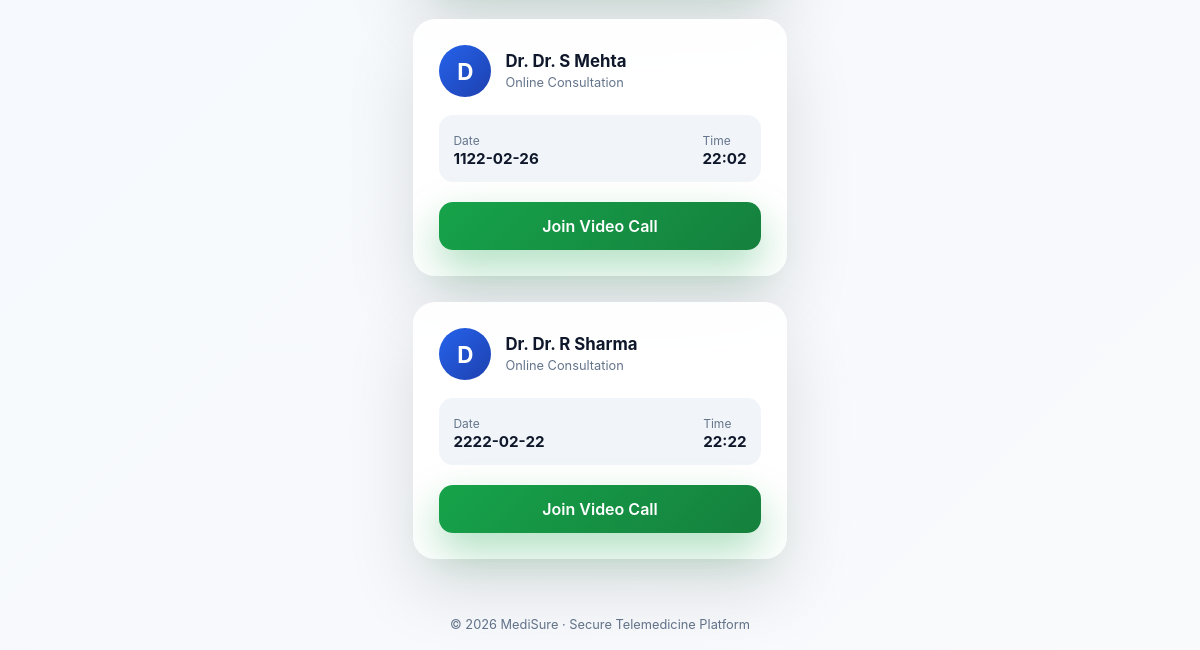
Before: /my-appointments (signed in, lower part) with the older database file.
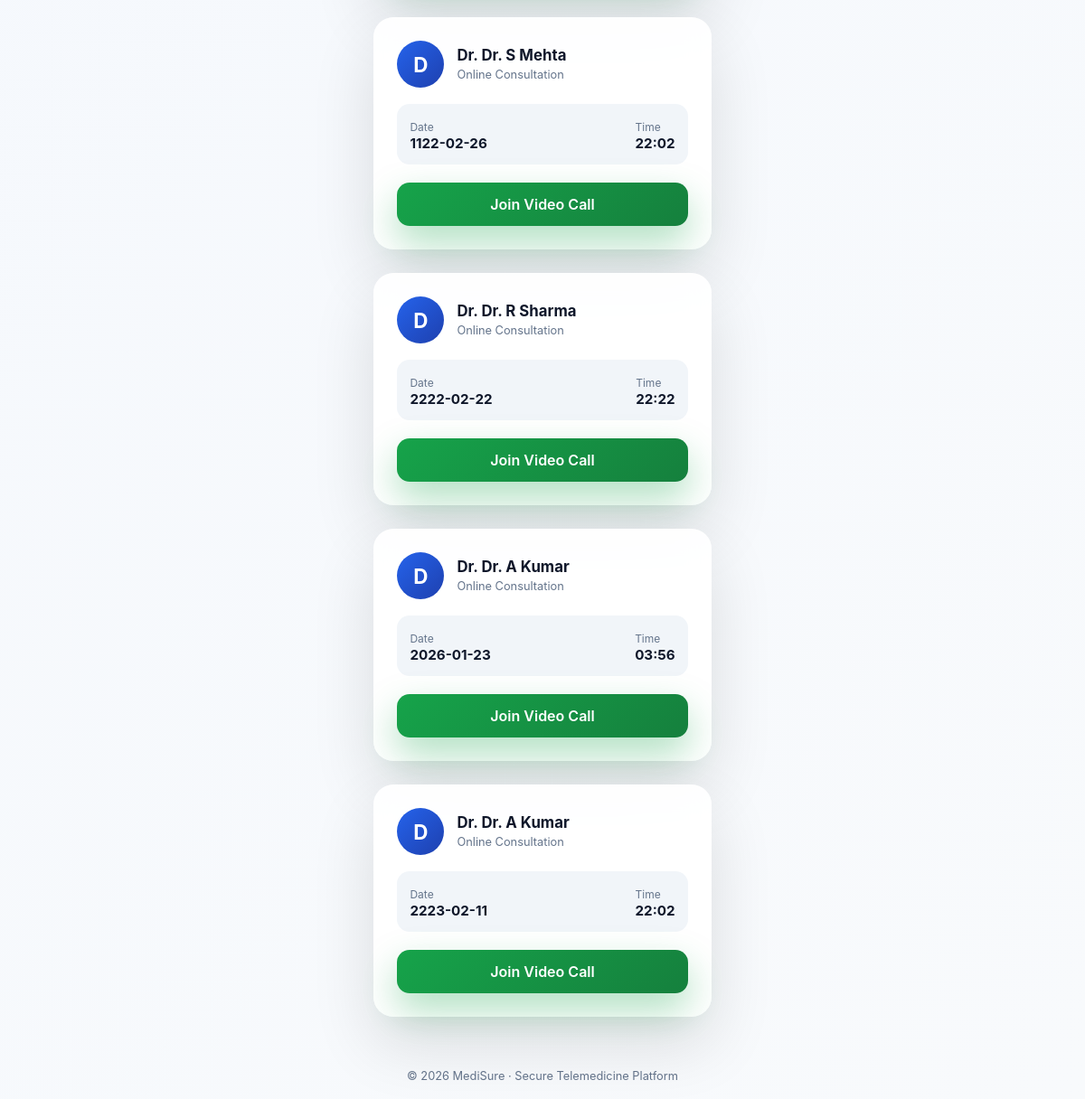
After: the same page with the newer database file.
### tables this page shows
CREATE TABLE appointments (
    id INTEGER PRIMARY KEY AUTOINCREMENT,
    user_id INTEGER NOT NULL,
    doctor_id INTEGER NOT NULL,
    appointment_date TEXT NOT NULL,
    appointment_time TEXT NOT NULL,
    status TEXT DEFAULT 'Booked'
, zoom_link TEXT);

CREATE TABLE doctors (
    id INTEGER PRIMARY KEY AUTOINCREMENT,
    name TEXT NOT NULL,
    specialization TEXT NOT NULL,
    email TEXT NOT NULL
);

### app.py (the view)
@app.route("/my-appointments")
def my_appointments():
    if "user_id" not in session:
        return redirect("/login")
    conn = sqlite3.connect("database.db")
    cur = conn.cursor()
    cur.execute("""
        SELECT
            d.name,
            a.appointment_date,
            a.appointment_time,
            a.zoom_link
        FROM appointments a
        JOIN doctors d ON a.doctor_id = d.id
        WHERE a.user_id = ?
    """, (session["user_id"],))
    appointments = cur.fetchall()
    conn.close()
    return render_template(
        "my_appointments.html",
        appointments=appointments
    )

### templates/my_appointments.html (shortened to what this page needs)
<!DOCTYPE html>
<html lang="en">
<head>
    <link rel="stylesheet" href="/static/my_appointments.css">
</head>
<body>
<main class="main">
    {% if appointments %}
    <div class="appointments-grid">
        {% for appointment in appointments %}
        <div class="appointment-card">
            <div class="doctor-section">
                <div class="avatar">
                    {{ appointment[0][0] }}
                </div>
                <div>
                    <h3>Dr. {{ appointment[0] }}</h3>
                    <span class="speciality">Online Consultation</span>
                </div>
            </div>
            <div class="details">
                <div>
                    <span>Date</span>
                    <strong>{{ appointment[1] }}</strong>
                </div>
                <div>
                    <span>Time</span>
                    <strong>{{ appointment[2] }}</strong>
                </div>
            </div>
            <div class="actions">
                <a href="{{ appointment[3] }}" target="_blank" class="join-btn">
                    Join Video Call
                </a>
            </div>
        </div>
        {% endfor %}
    </div>
    {% else %}
        <div class="empty-state">
            <h3>No Appointments Found</h3>
            <p>You currently have no scheduled consultations.</p>
            <a href="/consult-doctor" class="book-btn">Book Appointment</a>
        </div>
    {% endif %}
</main>
<footer class="footer">
    © 2026 MediSure · Secure Telemedicine Platform
</footer>
</body>
</html>

### static/my_appointments.css (style rules this page uses)
* { margin: 0; padding: 0; box-sizing: border-box; font-family: "Inter", "Segoe UI", sans-serif; }
body { background: linear-gradient(135deg, #eef4ff, #f8fafc); color: #0f172a; min-height: 100vh; display: flex; flex-direction: column; }
.main { flex: 1; padding: 40px 20px; max-width: 1200px; margin: auto; }
.appointments-grid { display: grid; grid-template-columns: repeat(auto-fit, minmax(300px, 1fr)); gap: 26px; }
.appointment-card { background: rgba(255,255,255,0.92); backdrop-filter: blur(12px); border-radius: 22px; padding: 26px; box-shadow: 0 30px 70px rgba(0,0,0,0.12); transition: transform 0.25s ease; }
.doctor-section { display: flex; align-items: center; margin-bottom: 18px; }
.avatar { width: 52px; height: 52px; border-radius: 50%; background: linear-gradient(135deg, #2563eb, #1e40af); color: white; font-size: 1.4rem; font-weight: 700; display: flex; align-items: center; justify-content: center; margin-right: 14px; }
.doctor-section h3 { font-size: 1.05rem; }
.speciality { font-size: 0.8rem; color: #64748b; }
.details { display: flex; justify-content: space-between; background: #f1f5f9; padding: 14px; border-radius: 14px; margin-bottom: 20px; }
.join-btn { display: block; width: 100%; text-align: center; padding: 14px; background: linear-gradient(135deg, #16a34a, #15803d); color: white; border-radius: 14px; text-decoration: none; font-weight: 600; box-shadow: 0 18px 40px rgba(22,163,74,0.35); }
.footer { text-align: center; padding: 18px; font-size: 0.8rem; color: #64748b; }

Changed rows visible on the page:
added appointments: name "D", name "Dr. A Kumar", appointment_date "2026-01-23", appointment_time "03:56"
added appointments: name "D", name "Dr. A Kumar", appointment_date "2223-02-11", appointment_time "22:02"
